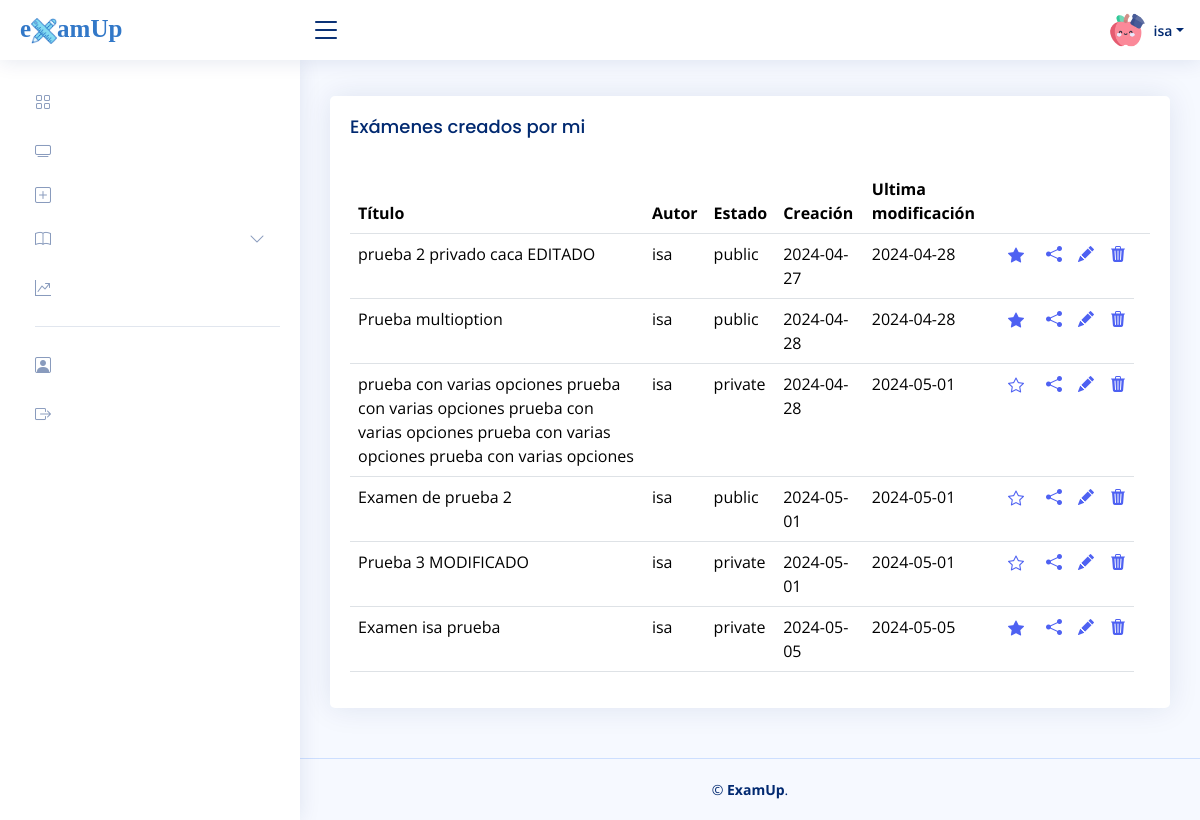
Page /app/main.php?exams=own (signed in) on the earlier database version.
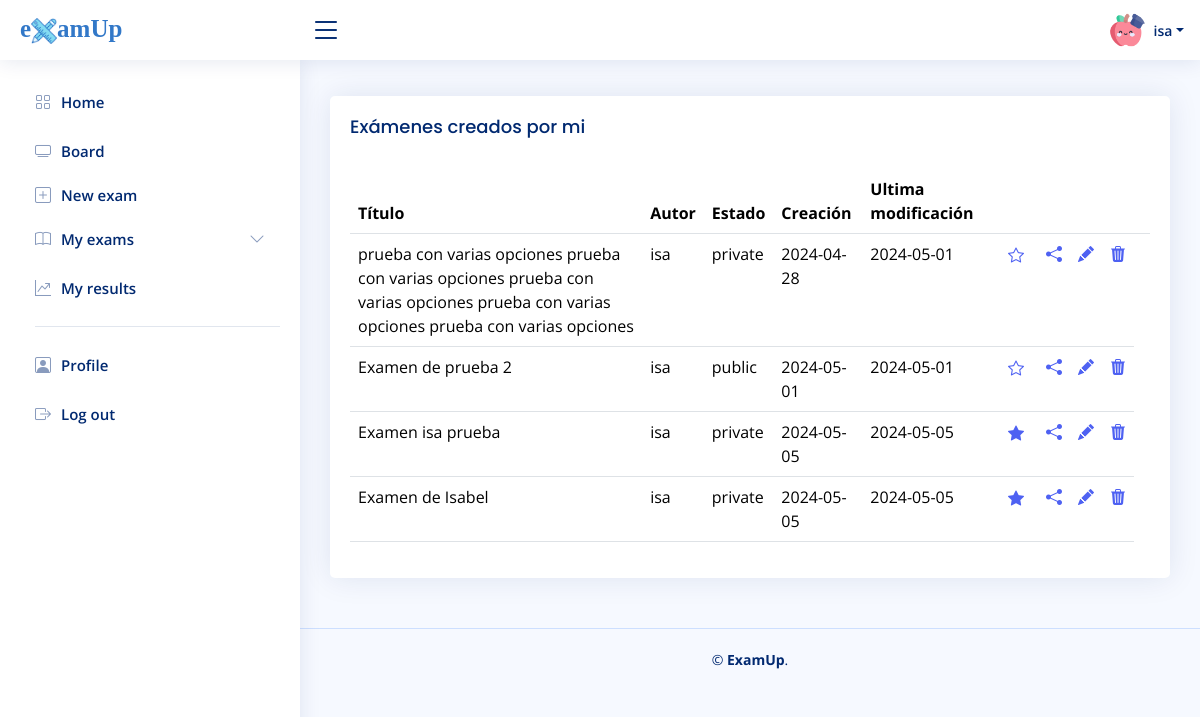
Same page on the later database version.
### tables this page shows
CREATE TABLE `exams` (
  `id_exam` int(255) NOT NULL,
  `gid_exam` varchar(255) NOT NULL,
  `gid_user` varchar(255) NOT NULL,
  `title` text NOT NULL,
  `date_created` date NOT NULL,
  `date_updated` date NOT NULL,
  `status` varchar(255) NOT NULL
);

CREATE TABLE `translations` (
  `id_translation` int(255) NOT NULL,
  `component_name` varchar(255) NOT NULL,
  `es_ES` text NOT NULL,
  `en_EN` text NOT NULL
);

### app/exams/my_exams.php (the view, shortened to what the changed rows need)
<?php
    include "../conection/config.php";
?>
        <div class="col-lg-12">
          <div class="card">
            <div class="card-body">
              <table class="table table table-hover">
                <thead>
                  <tr>
                    <th>Título</th>
                    <th>Autor</th>
                    <th>Estado</th>
                    <th data-type="date" data-format="DD/MM/YYYY">Creación</th>
                    <th data-type="date" data-format="DD/MM/YYYY">Ultima modificación</th>
                    <th></th>
                    <th></th>
                    <th></th>
                    <th></th>
                    <th></th>
                  </tr>
                </thead>
                <tbody>
                    <?php
                        $consulta = "SELECT * FROM exams WHERE gid_user = '".$_SESSION['giduser']."' ";
                        $resultado = $conection->query($consulta);
                        while($fila=$resultado->fetch_assoc()){
                            $title = $fila['title'];
                            $author = $_SESSION['username'];
                            $status = $fila['status'];
                            $created = $fila['date_created'];
                            $updated = $fila['date_updated'];
                            $updated = ($updated == "0000-00-00") ? "-" : $updated;
                            echo
                                '<tr>
                                <td><a class="nav-link" href="?exams=do&gid_exam='.$fila['gid_exam'].'">'.$title.'</a></td>
                                <td>'.$author.'</td>
                                <td>'.$status.'</td>
                                <td>'.$created.'</td>
                                <td>'.$updated.'</td>
                                <td>';
                                $consulta2 = "SELECT * FROM favorites WHERE gid_user = '".$_SESSION['giduser']."' AND gid_exam = '".$fila['gid_exam']."' ";
                                $resultado2 = $conection->query($consulta2);
                                if($resultado2->num_rows > 0){
                                    echo '
                                    <button class="favorito" type="button" data-id="'.$fila['gid_exam'].'" data-value="1" style="background:none; border-radius:20px; border:none; display: block; color:#4e61f2;">
                                        <i class="bi bi-star-fill"></i>
                                    </button>';
                                } else {
                                    echo '
                                    <button class="favorito" type="button" data-id="'.$fila['gid_exam'].'" data-value="0" style="background:none; border-radius:20px; border:none; display: block; color:#4e61f2;">
                                       <i class="bi bi-star"></i>
                                    </button>';
                                }
                                echo '
                                </td>
                                <td>
                                    <a class="nav-link" href="#" data-toggle="modal" data-gid-exam="'.$fila['gid_exam'].'" onclick="openModal(\'myModal1\', this.getAttribute(\'data-gid-exam\'))">
                                        <i class="bi bi-share-fill" style="color:#4e61f2;"></i>
                                    </a>
                                </td>
                                <td>
                                    <a class="nav-link" href="?exams=edit&gid_exam='.$fila['gid_exam'].'" data-gid-exam="'.$fila['gid_exam'].'">
                                        <i class="bi bi-pencil-fill" style="color:#4e61f2;"></i>
                                    </a>
                                </td>
                                <td>
                                    <a class="nav-link" href="exams/delete/delete_exam.php?gid_exam='.$fila['gid_exam'].'">
                                        <i class="bi bi-trash3-fill" style="color:#4e61f2;"></i>
                                    </a>
                                </td>
                                </tr>';
                        }
                    ?>
                </tbody>
              </table>
            </div>
          </div>
        </div>

### app/main.php (shortened to what the changed rows need)
<?php
    include "../conection/config.php";
    $consultaTrans = "SELECT * FROM translations";
    $resultadoTrans = $conection->query($consultaTrans);
?>
<!DOCTYPE html>
<html lang="en">
<head>
  <link href="assets/vendor/bootstrap/css/bootstrap.min.css" rel="stylesheet">
  <link href="assets/vendor/bootstrap-icons/bootstrap-icons.css" rel="stylesheet">
  <link href="assets/vendor/boxicons/css/boxicons.min.css" rel="stylesheet">
  <link href="assets/vendor/quill/quill.snow.css" rel="stylesheet">
  <link href="assets/vendor/quill/quill.bubble.css" rel="stylesheet">
  <link href="assets/vendor/remixicon/remixicon.css" rel="stylesheet">
  <link href="assets/vendor/simple-datatables/style.css" rel="stylesheet">
  <link href="assets/css/style.css" rel="stylesheet">
    <link rel="stylesheet" href="//code.jquery.com/ui/1.12.1/themes/base/jquery-ui.css">
</head>
<body>
  <aside id="sidebar" class="sidebar">
    <ul class="sidebar-nav" id="sidebar-nav">
      <li class="nav-item">
        <a class="nav-link collapsed" href="main.php">
          <i class="bi bi-grid"></i>
          <span id="sidebarHome">
              <?php foreach ($resultadoTrans as $traduccion) {
                    if ($traduccion['component_name'] === 'sidebarHome') {$contenido = $traduccion[$_SESSION['language']]; echo $contenido; break;}
                } ?>
            </span>
        </a>
      </li>
      <li class="nav-item">
        <a class="nav-link collapsed" href="main.php?exams=public">
          <i class="bi bi-tv"></i><span id="sidebarBoard"><?php foreach ($resultadoTrans as $traduccion) {
                    if ($traduccion['component_name'] === 'sidebarBoard') {$contenido = $traduccion[$_SESSION['language']]; echo $contenido; break;}
                    } ?></span>
        </a>
        <a class="nav-link collapsed" id="sidebarNew" href="main.php?exams=create">
          <i class="bi bi-plus-square"></i>
            <span>
                <?php foreach ($resultadoTrans as $traduccion) {
                    if ($traduccion['component_name'] === 'sidebarNew') {$contenido = $traduccion[$_SESSION['language']]; echo $contenido; break;}
                    } ?>
            </span>
        </a>
        <a class="nav-link collapsed" id="sidebarMyexams" data-bs-target="#components-nav" data-bs-toggle="collapse" href="#">
          <i class="bi bi-book"></i><span>
            <?php foreach ($resultadoTrans as $traduccion) {
                    if ($traduccion['component_name'] === 'sidebarMyexams') {$contenido = $traduccion[$_SESSION['language']]; echo $contenido; break;}
                    } ?>
            </span>
            <i class="bi bi-chevron-down ms-auto"></i>
        </a>
      </li>
      <li class="nav-item">
         <a class="nav-link collapsed" href="main.php?charts=table">
          <i class="bi bi-graph-up-arrow"></i>
             <span id="sidebarMyresults">
                 <?php foreach ($resultadoTrans as $traduccion) {
                    if ($traduccion['component_name'] === 'sidebarMyresults') {$contenido = $traduccion[$_SESSION['language']]; echo $contenido; break;}
                    } ?>
             </span>
        </a>
      </li>
      <li class="nav-item">
        <a class="nav-link collapsed" href="main.php?profile">
          <i class="bi bi-person-square"></i>
          <span id="sidebarProfile">
              <?php foreach ($resultadoTrans as $traduccion) {
                    if ($traduccion['component_name'] === 'sidebarProfile') {$contenido = $traduccion[$_SESSION['language']]; echo $contenido; break;}
                    } ?>
            </span>
        </a>
      </li>
      <li class="nav-item">
        <a class="nav-link collapsed" href="logout/logout.php">
          <i class="bi bi-box-arrow-right"></i>
          <span id="sidebarLogout">
              <?php foreach ($resultadoTrans as $traduccion) {
                    if ($traduccion['component_name'] === 'sidebarLogout') {$contenido = $traduccion[$_SESSION['language']]; echo $contenido; break;}
                    } ?>
            </span>
        </a>
      </li>
    </ul>
  </aside>
  <main id="main" class="main">
    <section class="section dashboard">
      <div class="row">
        <?php
            if (isset($_GET['exams'])) {
                $exams = $_GET['exams'];
                switch ($exams) {
                    case 'own':
                        include 'exams/my_exams.php';
                        break;
                }
            }
        ?>
      </div>
    </section>
  </main>
</body>
</html>

Differences in the rows shown:
removed exams: title "prueba 2 privado caca EDITADO", author "isa", status "public", date_created "2024-04-27", date_updated "2024-04-28"
removed exams: title "Prueba multioption", author "isa", status "public", date_created "2024-04-28", date_updated "2024-04-28"
removed exams: title "Prueba 3 MODIFICADO", author "isa", status "private", date_created "2024-05-01", date_updated "2024-05-01"
added translations: en_EN "Home"
added translations: en_EN "Board"
added translations: en_EN "New exam"
added translations: en_EN "My exams"
added translations: en_EN "My results"
added translations: en_EN "Profile"
added translations: en_EN "Log out"
added exams: title "Examen de Isabel", author "isa", status "private", date_created "2024-05-05", date_updated "2024-05-05"
